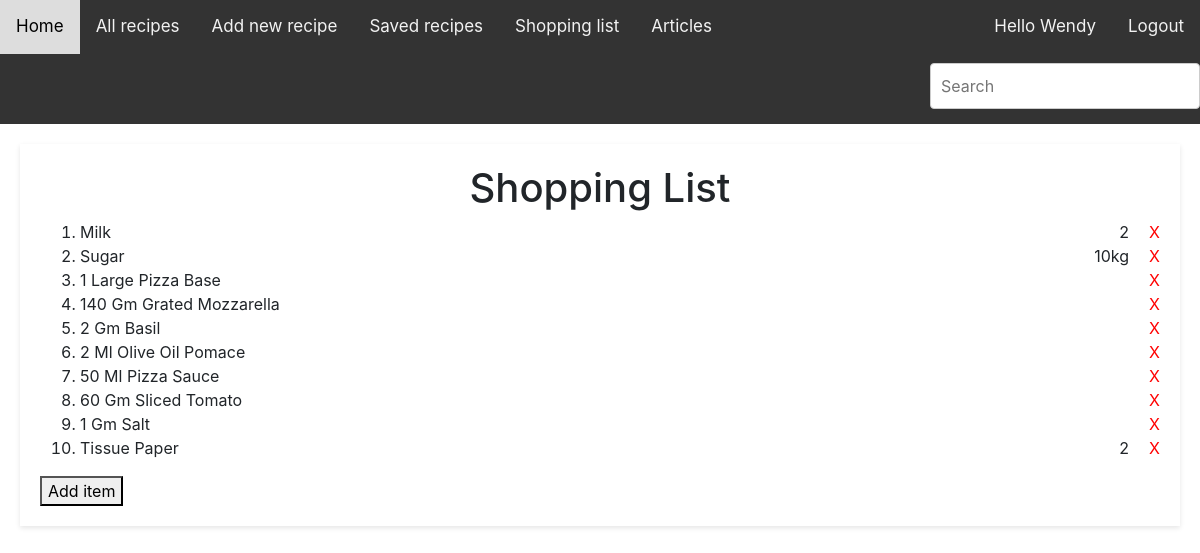
The app's page /shopping_list/ (signed in) with its own data.
### recipeApp/models.py (models this page shows, shortened)
class ShoppingItem(models.Model):
    user = models.ForeignKey(User, on_delete=models.CASCADE)
    name = models.CharField(max_length=200)
    qty = models.CharField(max_length=20, blank=True, null=True)

### recipeApp/views.py (the view)
# urls.py: path('shopping_list/', views.shopping_list, name='shopping_list'),
def shopping_list(request):
    shopping_items = ShoppingItem.objects.filter(user=request.user)
    context = {'shopping_items': shopping_items}
    return render(request, 'recipeApp/shopping_list.html', context)

### recipeApp/templates/recipeApp/shopping_list.html (shortened to what this page needs)
{% extends 'recipeApp/base.html' %}
{% block content %}
<div class="shopping-list">
	<h1>Shopping List</h1>
    <ol list-style-type="decimal">
        {% for item in shopping_items %}
            <a href="{% url 'recipeApp:delete_shopping_item' item.id %}" class="x"  onclick="return confirmDelete()">X</a>
    	    <li class="list-item">{{ item.name|title }}<span class="qty">{% if item.qty %}{{ item.qty }}{% endif %}</li>
        {% empty %}
            <p>No items available for now.</p>
        {% endfor %}
    </ol>
    <button><a href="{% url 'recipeApp:add_shopping_item' %}">Add item</a></button>
</div>
{% endblock content %}

### recipeApp/templates/recipeApp/base.html (shortened to what this page needs)
{% load static %}
<!DOCTYPE html>
<html lang="en">
    <head>
        <link rel="stylesheet" href="https://stackpath.bootstrapcdn.com/bootstrap/4.4.1/css/bootstrap.min.css">
        <link rel="stylesheet" type="text/css" href="{% static 'css/styles.css' %}">
    </head>
    <body>
        <div class="topnav" id="myTopnav">
            <a href="{% url 'recipeApp:index' %}">Home</a>
            {% if user.is_authenticated %}
                <a href="{% url 'recipeApp:recipes' %}">All recipes</a>
                <a href="{% url 'recipeApp:add_recipe' %}">Add new recipe</a>
                <a href="{% url 'recipeApp:saved_recipes' %}">Saved recipes</a>
                <a href="{% url 'recipeApp:shopping_list' %}">Shopping list</a>
                <a href="{% url 'recipeApp:articles' %}">Articles</a>
                <a href="{% url 'users:logout' %}" style="float: right;">Logout</a>
                <a style="float: right;">Hello {{ request.user|title }}</a>
                <form role="search" method="POST" style="float: right;" action="{% url 'recipeApp:search' %}">
                    <input type="search" placeholder="Search" name="search_query" style="margin-top: 9px;">
                </form>
            {% else %}
                <a href="{% url 'users:login' %}" style="float: right;">Login</a>
                <a href="{% url 'users:register' %}" style="float: right;">Register</a>
                <a href="javascript:void(0);" class="icon" onclick="myFunction()">
                    <i class="fa fa-bars"></i>
                </a>
            {% endif %}
        </div>
        {% block content %}{% endblock content %}
    </body>
</html>

### static/css/styles.css (style rules this page uses)
body, ul { margin: 0; padding: 0; }
.topnav { overflow: hidden; background-color: #333; }
.topnav a { float: left; display: block; color: #f2f2f2; text-align: center; padding: 14px 16px; text-decoration: none; font-size: 17px; }
* { box-sizing: border-box; }
.shopping-list { background-color: white; padding: 20px; margin:20px; box-shadow: 0 2px 5px rgba(0, 0, 0, 0.1); }
.qty { float: right; margin-right: 20px; }
.x { color:red; float: right; }
form input, form textarea { width: 100%; padding: 10px; margin-bottom: 15px; border: 1px solid #ccc; border-radius: 4px; }

### recipeApp/templates/recipeApp/shopping_list.html (style rules this page uses)
body { background-color:f4f4f4; }
h1 { text-align:center; }
a { color:black; text-decoration: none; }

### records on screen
ShoppingItem: name "Milk", qty "2"
ShoppingItem: name "Sugar", qty "10kg"
ShoppingItem: name "1 Large Pizza Base"
ShoppingItem: name "140 Gm Grated Mozzarella"
ShoppingItem: name "2 Gm Basil"
ShoppingItem: name "2 Ml Olive Oil Pomace"
ShoppingItem: name "50 Ml Pizza Sauce"
ShoppingItem: name "60 Gm Sliced Tomato"
ShoppingItem: name "1 Gm Salt"
ShoppingItem: name "Tissue Paper", qty "2"

### other values on screen
{{ request.user|title }} "Wendy"
